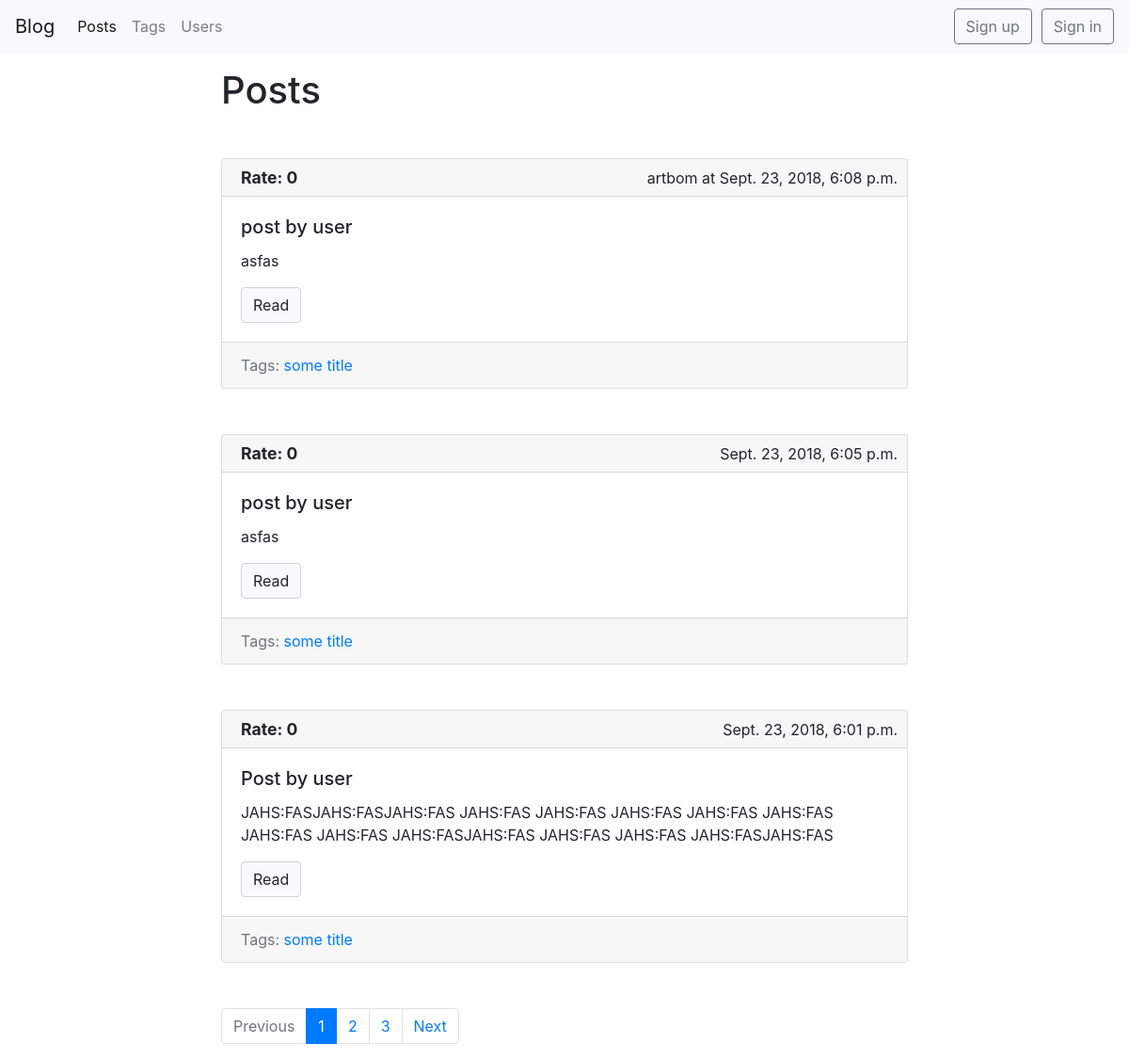
Page /blog/ on the earlier database version.
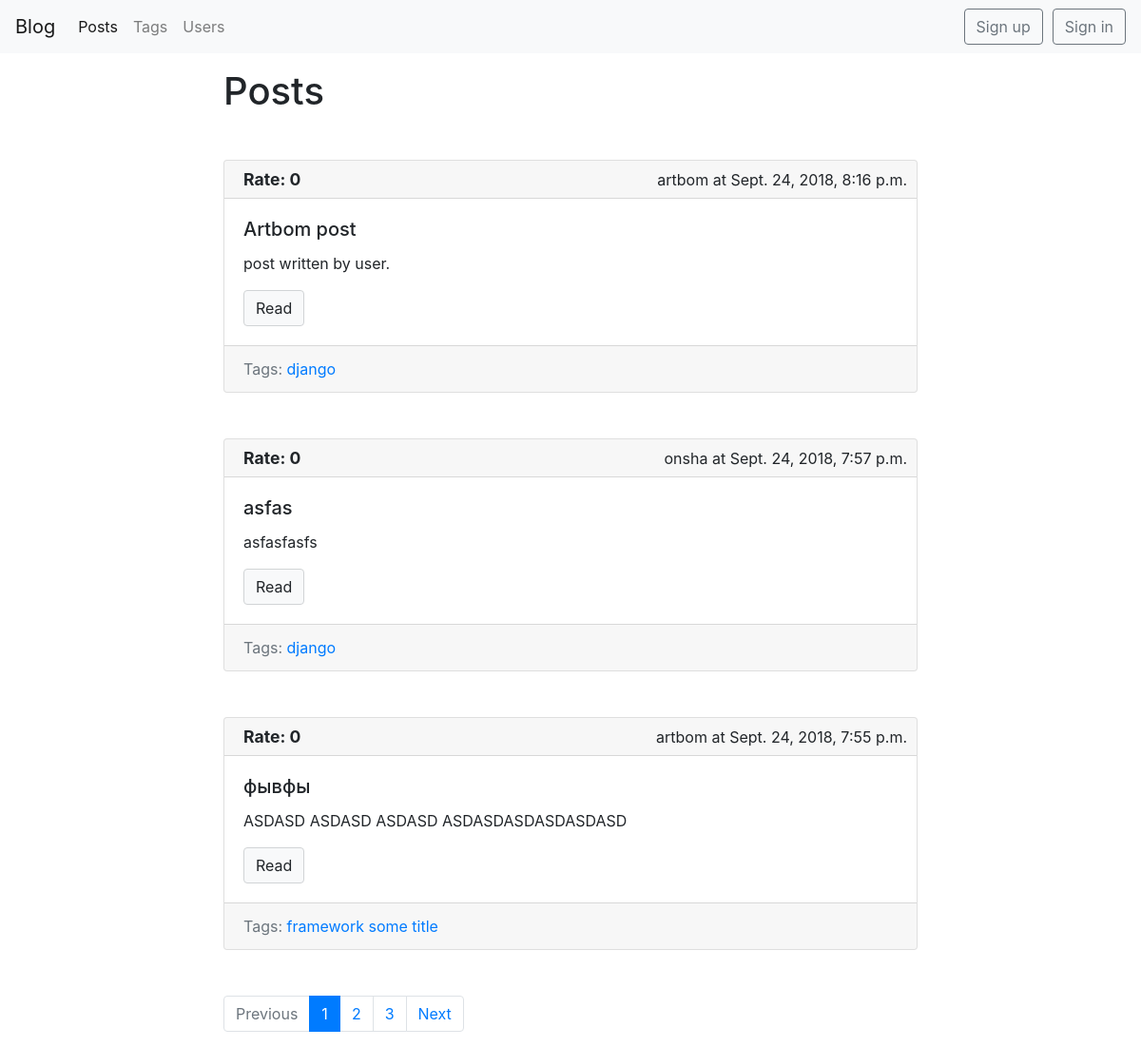
Same page on the later database version.
### blog/models.py (models this page shows, shortened)
class Post(models.Model):
    title = models.CharField(max_length=150, db_index=True)
    slug = models.SlugField(max_length=150, unique=True, blank=True)
    body = models.TextField(blank=True, db_index=True)
    date_pub = models.DateTimeField(auto_now_add=True)
    tags = models.ManyToManyField('Tag', blank=True, related_name='posts')
    author = models.ForeignKey(BlogUser, on_delete=models.CASCADE, null=True, default=None)
    rating = models.IntegerField(default=0, blank=True)
    def get_absolute_url(self):
        return reverse('post_detail_url', kwargs={'slug': self.slug})
    class Meta:
        ordering = ['-date_pub']

class Tag(models.Model):
    title = models.CharField(max_length=50)
    slug = models.SlugField(max_length=50, unique=True)
    def get_absolute_url(self):
        return reverse('tag_detail_url', kwargs={'slug': self.slug})
    class Meta:
        ordering = ['title']

### blog/views.py (the view)
# urls.py: path(r'', posts_list, name='posts_list_url'),
def posts_list(request):
    search_query = request.GET.get('search', '')
    page_number = request.GET.get('page', 1)
    if search_query:
        posts = Post.objects.filter(Q(title__icontains=search_query) | Q(body__icontains=search_query))
    else:
        posts = Post.objects.all()
    paginator = Paginator(posts, 3)
    page = paginator.get_page(page_number)
    prev_url = '?page={}'.format(page.previous_page_number()) if page.has_previous() else ''
    next_url = '?page={}'.format(page.next_page_number()) if page.has_next() else ''
    is_paginated = page.has_other_pages()
    context = {
        'page_object': page,
        'prev_url': prev_url,
        'next_url': next_url,
        'is_paginated': is_paginated
    }
    return render(request, 'blog/index.html', context=context)

### blog/models.py (called while the page is built)
    def __str__(self):
        return self.username

### blog/templates/blog/index.html (shortened to what this page needs)
{% extends 'blog/base_blog.html' %}
{% block content %}
<h1 class="mb-5">Posts</h1>
  {% for post in page_object.object_list %}
          {% include 'blog/includes/post_card_template.html' %}
  {% endfor %}
{% endblock %}

### blog/templates/blog/includes/post_card_template.html (shortened to what this page needs)
<div class="card mb-5">
    {% if post.author is not None %}
    <div class="card-header ">
        <div class="header-right">
            {{ post.author }} at {{ post.date_pub }}
        </div>
        <div class="header-left">
            <p class="font-weight-bold rate">Rate: {{ post.rating }}</p>
        </div>
    </div>
    {% else %}
    <div class="card-header ">
        <div class="header-right">
            {{ post.date_pub }}
        </div>
        <div class="header-left">
            <p class="font-weight-bold rate">Rate: {{ post.rating }}</p>
        </div>
    </div>
    {% endif %}
    <div class="card-body">
        <h5 class="card-title">{{ post.title }}</h5>
        <p class="card-text"> {{ post.body|truncatewords:50 }}</p>
        <a href="{{ post.get_absolute_url }}" class="btn btn-light">Read</a>
    </div>
    {% if post.tags.all %}
    <div class="card-footer text-muted">
        Tags:
        {% for tag in post.tags.all %}
        <a href="{{ tag.get_absolute_url }}"> {{ tag.title }}</a>
        {% endfor %}
    </div>
    {% endif %}
</div>

Differences in the rows shown:
no longer on this page (row unchanged): Post: author "artbom", date_pub "Sept. 23, 2018, 6:08 p.m.", rating "0", title "post by user", body "asfas", Tag (title "some title")
no longer on this page (row edited): Post: date_pub "Sept. 23, 2018, 6:05 p.m.", rating "0", title "post by user", body "asfas", Tag (title "some title")
no longer on this page (row edited): Post: date_pub "Sept. 23, 2018, 6:01 p.m.", rating "0", title "Post by user", body "JAHS:FASJAHS:FASJAHS:FAS JAHS:FAS JAHS:FAS JAHS:FAS JAHS:FAS JAHS:FAS JAHS:FAS JAHS:FAS JAHS:FASJAHS:FAS JAHS:FAS JAHS:FAS JAHS:FASJAHS:FAS", Tag (title "some title")
added Post: author "artbom", date_pub "Sept. 24, 2018, 8:16 p.m.", rating "0", title "Artbom post", body "post written by user."
now on this page (row unchanged): Tag: title "django"
added Post: author "onsha", date_pub "Sept. 24, 2018, 7:57 p.m.", rating "0", title "asfas", body "asfasfasfs"
added Post: author "artbom", date_pub "Sept. 24, 2018, 7:55 p.m.", rating "0", title "фывфы", body "ASDASD ASDASD ASDASD ASDASDASDASDASDASD", Tag (title "some title")
now on this page (row unchanged): Tag: title "framework", shown under "artbom"
